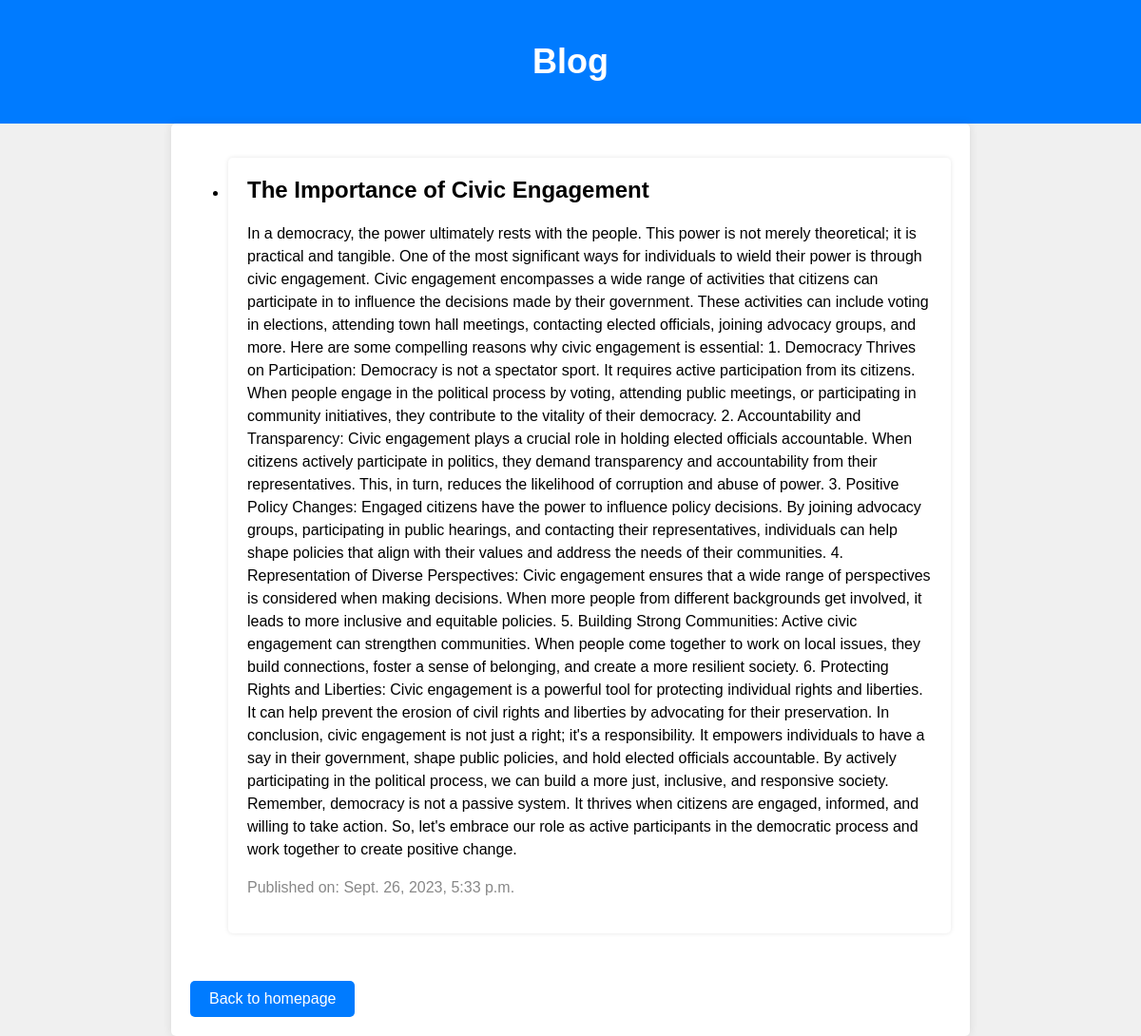
Page /blog/ (signed in) on the committed database.
### candidate/models.py (models this page shows, shortened)
class BlogPost(models.Model):
    title = models.CharField(max_length=200)
    content = models.TextField()
    pub_date = models.DateTimeField(auto_now_add=True)

### candidate/views.py (the view)
# urls.py: path('blog/', views.blog, name='blog'),
@login_required()
def blog(request):
    posts = BlogPost.objects.all().order_by('-pub_date')
    return render(request, 'candidate/blog.html', {'posts': posts})

### candidate/templates/candidate/blog.html (shortened to what this page needs)
<!DOCTYPE html>
<html lang="en">
<head>
</head>
<body>
    <header>
        <h1>Blog</h1>
    </header>
    <div class="container">
        <ul>
            {% for post in posts %}
                <li class="post">
                    <h2>{{ post.title }}</h2>
                    <p>{{ post.content }}</p>
                    <p class="post-date">Published on: {{ post.pub_date }}</p>
                </li>
            {% endfor %}
        </ul>
        <a href="{% url 'homepage' %}" class="back-button">Back to homepage</a>
    </div>
</body>
</html>

### candidate/templates/candidate/blog.html (style rules this page uses)
body { font-family: Arial, sans-serif; margin: 0; padding: 0; background-color: #f0f0f0; }
header { background-color: #007BFF; color: #fff; text-align: center; padding: 20px; }
h1 { font-size: 36px; }
.container { max-width: 800px; margin: 0 auto; padding: 20px; background-color: #fff; border-radius: 5px; box-shadow: 0 0 10px rgba(0, 0, 0, 0.1); }
.post { margin-bottom: 30px; padding: 20px; background-color: #fff; border-radius: 5px; box-shadow: 0 0 5px rgba(0, 0, 0, 0.1); }
h2 { font-size: 24px; margin-top: 0; }
p { font-size: 16px; line-height: 1.5; }
.post-date { color: #888; }
.back-button { display: inline-block; margin-top: 20px; padding: 10px 20px; background-color: #007BFF; color: #fff; text-decoration: none; border-radius: 5px; }

### rows in the picture
BlogPost: title "The Importance of Civic Engagement", content "In a democracy, the power ultimately rests with the people. This power is not merely theoretical; it is practical and tangible. One of the most significant ways for individuals to wield their power is through civic engagement. Civic engagement encompasses a wide range of activities that citizens can participate in to influence the decisions made by their government. These activities can include voting in elections, attending town hall meetings, contacting elected officials, joining advocacy groups, and more. Here are some compelling reasons why civic engagement is essential: 1. Democracy Thrives on Participation: Democracy is not a spectator sport. It requires active participation from its…", pub_date "Sept. 26, 2023, 5:33 p.m."
